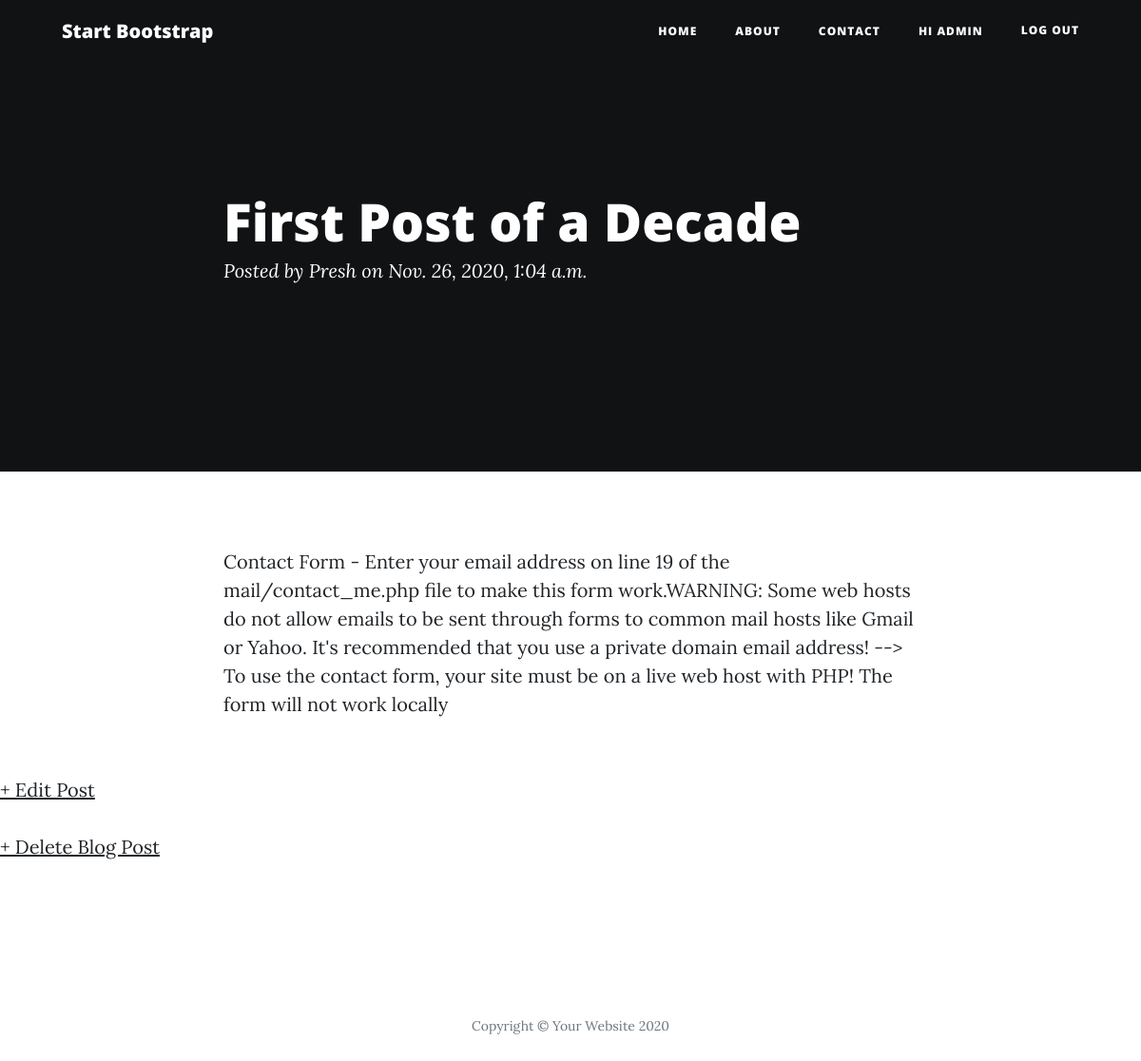
Page /post/2/ (signed in) on the committed database.
### blogs/models.py (models this page shows, shortened)
class Post(models.Model):
    title = models.CharField(max_length=200)
    author = models.ForeignKey('auth.User', on_delete=models.CASCADE,) # Allows for many to one relationship
    body = models.TextField()
    date = models.DateTimeField(auto_now_add=True)

### blogs/views.py (the view)
# urls.py: path('post/<int:pk>/', BlogDetailView.as_view(), name='post_detail'),
class BlogDetailView(DetailView):
    model = Post
    template_name = 'blogs/post.html'

### blogs/templates/blogs/post.html (shortened to what this page needs)
{% extends 'blogs/base.html' %}
{% block content %}
  <header class="masthead" style="background-color: black">
    <div class="overlay"></div>
    <div class="container">
      <div class="row">
        <div class="col-lg-8 col-md-10 mx-auto">
          <div class="post-heading">
            <h1>{{ post.title }}</h1>
            <span class="meta">Posted by
              {{ post.author }}
              on {{ post.date }}</span>
          </div>
        </div>
      </div>
    </div>
  </header>
 <article>
    <div class="container">
      <div class="row">
        <div class="col-lg-8 col-md-10 mx-auto">
        <p>{{ post.body }}
        </div>
      </div>
    </div>
 </article>
<p><a href="{% url 'post_edit' post.pk %}">+ Edit Post</a></p>
<p><a href="{% url 'post_delete' post.pk %}">+ Delete Blog Post</a></p>
{% endblock content %}

### blogs/templates/blogs/base.html (shortened to what this page needs)
{% load static %}
<!DOCTYPE html>
<html lang="en">
  <head>
    <link href="{% static 'css/bootstrap.min.css' %}" rel="stylesheet">
    <link href="{% static 'css/all.min.css' %}" rel="stylesheet" type="text/css">
    <link href="{% static 'css/clean-blog.min.css' %}" rel="stylesheet">
  </head>
  <body>
  <nav class="navbar navbar-expand-lg navbar-light fixed-top" id="mainNav">
    <div class="container">
      <a class="navbar-brand" href="index.html">Start Bootstrap</a>
      <div class="collapse navbar-collapse" id="navbarResponsive">
        <ul class="navbar-nav ml-auto">
          <li class="nav-item">
            <a class="nav-link" href="{% url 'home' %}">Home</a>
          </li>
          <li class="nav-item">
            <a class="nav-link" href="{% url 'about' %}">About</a>
          </li>
          <li class="nav-item">
            <a class="nav-link" href="{% url 'contact' %}">Contact</a>
          </li>
          <li class="nav-item">
            {% if user.is_authenticated %}
              <a class="nav-link">Hi {{ user.username }}</a>
            {% else %}
              <a class="nav-link" href="{% url 'login' %}">Login</a>
            {% endif %}
          </li>
          <li class="nav-item">
            {% if user.is_authenticated %}
              <a href="{% url 'logout' %}">Log out</a>
            {% endif %}
          </li>
        </ul>
      </div>
    </div>
  </nav>
  {% block content %}
  {% endblock content %}
  <footer>
    <div class="container">
      <div class="row">
        <div class="col-lg-8 col-md-10 mx-auto">
          <ul class="list-inline text-center">
            <li class="list-inline-item">
              <a href="#">
                <span class="fa-stack fa-lg">
                  <i class="fas fa-circle fa-stack-2x"></i>
                  <i class="fab fa-twitter fa-stack-1x fa-inverse"></i>
                </span>
              </a>
            </li>
            <li class="list-inline-item">
              <a href="#">
                <span class="fa-stack fa-lg">
                  <i class="fas fa-circle fa-stack-2x"></i>
                  <i class="fab fa-facebook-f fa-stack-1x fa-inverse"></i>
                </span>
              </a>
            </li>
            <li class="list-inline-item">
              <a href="#">
                <span class="fa-stack fa-lg">
                  <i class="fas fa-circle fa-stack-2x"></i>
                  <i class="fab fa-github fa-stack-1x fa-inverse"></i>
                </span>
              </a>
            </li>
          </ul>
          <p class="copyright text-muted">Copyright &copy; Your Website 2020</p>
        </div>
      </div>
    </div>
  </footer>
  </body>
</html>

### rows in the picture
Post: title "First Post of a Decade", author "Presh", date "Nov. 26, 2020, 1:04 a.m.", body "Contact Form - Enter your email address on line 19 of the mail/contact_me.php file to make this form work.WARNING: Some web hosts do not allow emails to be sent through forms to common mail hosts like Gmail or Yahoo. It's recommended that you use a private domain email address! --> To use the contact form, your site must be on a live web host with PHP! The form will not work locally"

### other values in the picture
{{ user.username }} "ADMIN"
